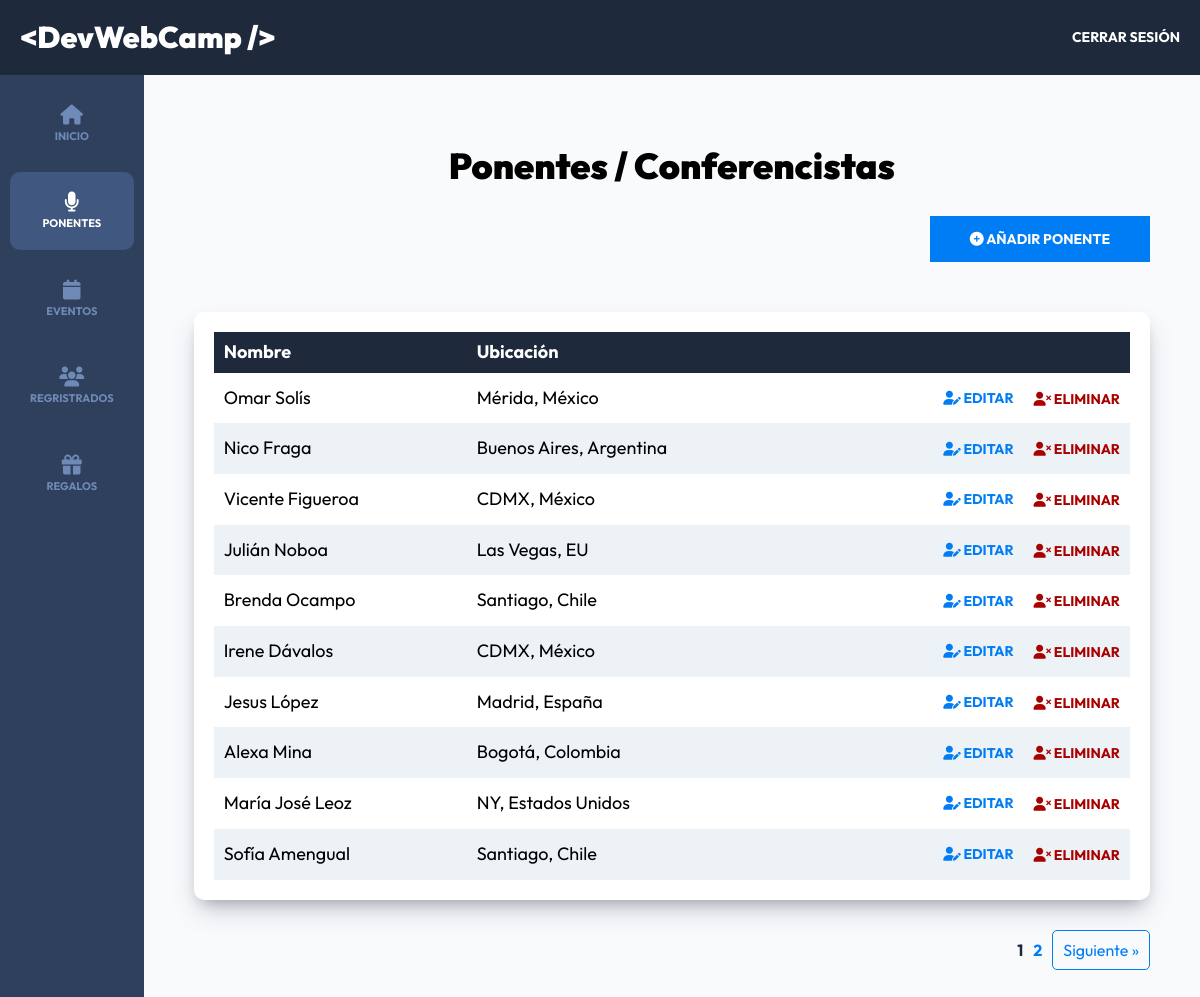
Page /admin/ponentes?page=1 (signed in) on the committed database.
### tables this page shows
CREATE TABLE `ponentes` (
  `id` int NOT NULL AUTO_INCREMENT,
  `nombre` varchar(40) DEFAULT NULL,
  `apellido` varchar(40) DEFAULT NULL,
  `ciudad` varchar(20) DEFAULT NULL,
  `pais` varchar(20) DEFAULT NULL,
  `imagen` varchar(32) DEFAULT NULL,
  `tags` varchar(120) DEFAULT NULL,
  `redes` text,
  PRIMARY KEY (`id`)
);

### controllers/PonentesController.php (called while the page is built, shortened)
<?php
class PonentesController
{
    public static function index(Router $router)
    {
        $pagina_actual = $_GET['page'];
        $pagina_actual = filter_var($pagina_actual, FILTER_VALIDATE_INT);
        $registros_por_pagina = 10;
        $total_registros = Ponente::total();
        $paginacion = new Paginacion($pagina_actual, $registros_por_pagina, $total_registros);
        $ponentes = Ponente::paginar($registros_por_pagina, $paginacion->offset());
        $router->render('admin/ponentes/index', [
            'titulo' => 'Ponentes / Conferencistas',
            'ponentes' => $ponentes,
            'paginacion' => $paginacion->paginacion()
        ]);
    }
}

### public/index.php (called while the page is built, shortened)
<?php
$router = new Router();
$router->get('/login', [AuthController::class, 'login']);
$router->post('/login', [AuthController::class, 'login']);
$router->post('/logout', [AuthController::class, 'logout']);
$router->get('/registro', [AuthController::class, 'registro']);
$router->post('/registro', [AuthController::class, 'registro']);
$router->get('/olvide', [AuthController::class, 'olvide']);
$router->post('/olvide', [AuthController::class, 'olvide']);
$router->get('/reestablecer', [AuthController::class, 'reestablecer']);
$router->post('/reestablecer', [AuthController::class, 'reestablecer']);
$router->get('/mensaje', [AuthController::class, 'mensaje']);
$router->get('/confirmar-cuenta', [AuthController::class, 'confirmar']);
$router->get('/admin/dashboard', [DashboardController::class, 'index']);
$router->get('/admin/ponentes', [PonentesController::class, 'index']);
$router->get('/admin/ponentes/crear', [PonentesController::class, 'crear']);
$router->post('/admin/ponentes/crear', [PonentesController::class, 'crear']);
$router->post('/admin/ponentes/editar', [PonentesController::class, 'editar']);
$router->get('/admin/ponentes/editar', [PonentesController::class, 'editar']);
$router->post('/admin/ponentes/eliminar', [PonentesController::class, 'eliminar']);
$router->get('/admin/eventos', [EventosController::class, 'index']);
$router->get('/admin/eventos/crear', [EventosController::class, 'crear']);
$router->post('/admin/eventos/crear', [EventosController::class, 'crear']);
$router->get('/admin/eventos/editar', [EventosController::class, 'editar']);
$router->post('/admin/eventos/editar', [EventosController::class, 'editar']);
$router->post('/admin/eventos/eliminar', [EventosController::class, 'eliminar']);
$router->get('/api/eventos-horario', [APIEventos::class, 'index']);
$router->get('/api/ponentes', [APIPonentes::class, 'index']);
$router->get('/api/ponente', [APIPonentes::class, 'ponente']);
$router->get('/admin/registrados', [RegistradosController::class, 'index']);
$router->get('/admin/regalos', [RegalosController::class, 'index']);
$router->get('/finalizar-registro', [RegistroController::class, 'crear']);
$router->post('/finalizar-registro/gratis', [RegistroController::class, 'gratis']);
$router->post('/finalizar-registro/pagar', [RegistroController::class, 'pagar']);
$router->get('/boleto', [RegistroController::class, 'boleto']);
$router->get('/', [PaginasController::class, 'index']);
$router->get('/devwebcamp', [PaginasController::class, 'evento']);
$router->get('/paquetes', [PaginasController::class, 'paquetes']);
$router->get('/workshops', [PaginasController::class, 'conferencias']);
$router->get('/404', [PaginasController::class, 'error']);
$router->comprobarRutas();

### models/ActiveRecord.php (called while the page is built, shortened)
<?php
class ActiveRecord {
    protected static $db;
    protected static $tabla = '';
    public static function setDB($database) {
        self::$db = $database;
    }
    public static function consultarSQL($query) {
        $resultado = self::$db->query($query);
        $array = [];
        while($registro = $resultado->fetch_assoc()) {
            $array[] = static::crearObjeto($registro);
        }
        return $array;
    }
    protected static function crearObjeto($registro) {
        $objeto = new static;
        foreach($registro as $key => $value ) {
            if(property_exists( $objeto, $key  )) {
                $objeto->$key = $value;
            }
        }
        return $objeto;
    }
    public static function paginar($por_pagina, $offset){
        $query = "SELECT * FROM " . static::$tabla . " ORDER BY id DESC LIMIT {$por_pagina} OFFSET {$offset} ";
        $resultado = self::consultarSQL($query);
        return $resultado;
    }
    public static function total($columna = '', $valor ='')
    {
        $query = "SELECT COUNT(*) FROM " . static::$tabla;
        $resultado = self::$db->query($query);
        $total = $resultado->fetch_array();
        return array_shift($total);
    }
}

### views/admin/ponentes/index.php (the view, shortened to what this page needs)
<h2 class="dashboard__heading"><?php echo $titulo; ?></h2>
<div class="dashboard__contenedor-boton">
    <a class="dashboard__boton" href="/admin/ponentes/crear">
        <i class="fa-solid fa-circle-plus"></i>
        Añadir ponente
    </a>
</div>
<div class="dashboard__contenedor">
    <?php if (!empty($ponentes)) {?>
        <table class="table">
            <thead class="table__thead">
                <tr>
                    <th class="table__th" scope="col">
                        Nombre
                    </th>
                    <th class="table__th" scope="col">
                        Ubicación
                    </th>
                    <th class="table__th" scope="col">
                    </th>
                </tr>
            </thead>
            <tbody class="table__tbody">
                <?php foreach ($ponentes as $ponente) { ?>
                    <tr class="table__tr">
                        <td class="table__td">
                            <?php echo $ponente->nombre . ' ' . $ponente->apellido; ?>
                        </td>
                        <td class="table__td">
                            <?php echo $ponente->ciudad . ', ' . $ponente->pais; ?>
                        </td>
                        <td class="table__td--acciones">
                            <a class="table__accion table__accion--editar" href="/admin/ponentes/editar?id=<?php echo $ponente->id; ?>">
                                <i class="fa-solid fa-user-pen"></i>
                                Editar
                            </a>
                            <form action="/admin/ponentes/eliminar" method="POST" class="table__formulario">
                                <button class="table__accion table__accion--eliminar" type="submit">
                                    <i class="fa-solid fa-user-xmark"></i>
                                    Eliminar
                                </button>
                            </form>
                        </td>
                    </tr>
                <?php } ?>
            </tbody>
        </table>
    <?php } else { ?>
        <p class="text-center">No hay ponentes aún</p>
    <?php } ?>
</div>
<?php echo $paginacion; ?>

### public/build/css/app.css (style rules this page uses)
html { line-height: 1.15; -webkit-text-size-adjust: 100%; }
body { margin: 0; }
a { background-color: transparent; }
button, input, optgroup, select, textarea { font-family: inherit; font-size: 100%; line-height: 1.15; margin: 0; }
button, input { overflow: visible; }
button, select { text-transform: none; }
button, [type=button], [type=reset], [type=submit] { -webkit-appearance: button; }
html { font-size: 62.5%; box-sizing: border-box; height: 100%; }
*, *:before, *:after { box-sizing: inherit; }
body { font-family: "Outfit", sans-serif; font-size: 1.8rem; }
a { text-decoration: none; }
h1, h2, h3 { font-family: "Outfit", sans-serif; font-weight: 900; margin: 2rem 0; }
h2 { font-size: 3.6rem; }
[class$=__heading] { font-family: "Outfit", sans-serif; font-weight: 900; margin: 2rem 0; margin: 6rem 0 3rem 0; text-align: center; }
.dashboard { height: 100%; display: flex; flex-direction: column; background-color: #f8fafc; }
@media (min-width: 768px) { .dashboard__contenedor-boton { display: flex; justify-content: flex-end; margin-bottom: 5rem; } }
.dashboard__boton { background-color: #007df4; padding: 1.5rem 4rem; color: #ffffff; font-size: 1.8rem; font-weight: 700; border: none; transition-property: background-color; transition-duration: 0.3s; text-align: center; width: 100%; display: inline-block; text-transform: uppercase; font-size: 1.4rem; }
@media (min-width: 768px) { .dashboard__boton { width: auto; } }
.dashboard__contenedor, .dashboard__formulario { box-shadow: rgba(50, 50, 93, 0.25) 0px 13px 27px -5px, rgba(0, 0, 0, 0.3) 0px 8px 16px -8px; background-color: #ffffff; padding: 2rem; border-radius: 1rem; }
.table { width: 100%; border-collapse: collapse; }
.table__thead { background-color: #1e293b; color: #ffffff; }
.table__th { padding: 1rem; text-align: left; }
.table__tr:nth-child(even) { background-color: #edf2f7; }
.table__td, .table__td--acciones { padding: 1.5rem 1rem; }
.table__td--acciones { display: flex; justify-content: flex-end; gap: 2rem; align-items: center; }
.table__accion { all: unset; text-transform: uppercase; font-size: 1.4rem; font-weight: 700; }
.table__accion--editar { color: #007df4; }
.table__accion--eliminar { color: rgb(169, 0, 0); }

### rows in the picture
ponentes: nombre "Omar", apellido "Solís", ciudad "Mérida", pais "México"
ponentes: nombre "Nico", apellido "Fraga", ciudad "Buenos Aires", pais "Argentina"
ponentes: nombre "Vicente", apellido "Figueroa", ciudad "CDMX", pais "México"
ponentes: nombre "Julián", apellido "Noboa", ciudad "Las Vegas", pais "EU"
ponentes: nombre "Brenda", apellido "Ocampo", ciudad "Santiago", pais "Chile"
ponentes: nombre "Irene", apellido "Dávalos", ciudad "CDMX", pais "México"
ponentes: nombre "Jesus", apellido "López", ciudad "Madrid", pais "España"
ponentes: nombre "Alexa", apellido "Mina", ciudad "Bogotá", pais "Colombia"
ponentes: nombre "María José", apellido "Leoz", ciudad "NY", pais "Estados Unidos"
ponentes: nombre "Sofía", apellido "Amengual", ciudad "Santiago", pais "Chile"

### other values in the picture
$titulo "Ponentes / Conferencistas"
